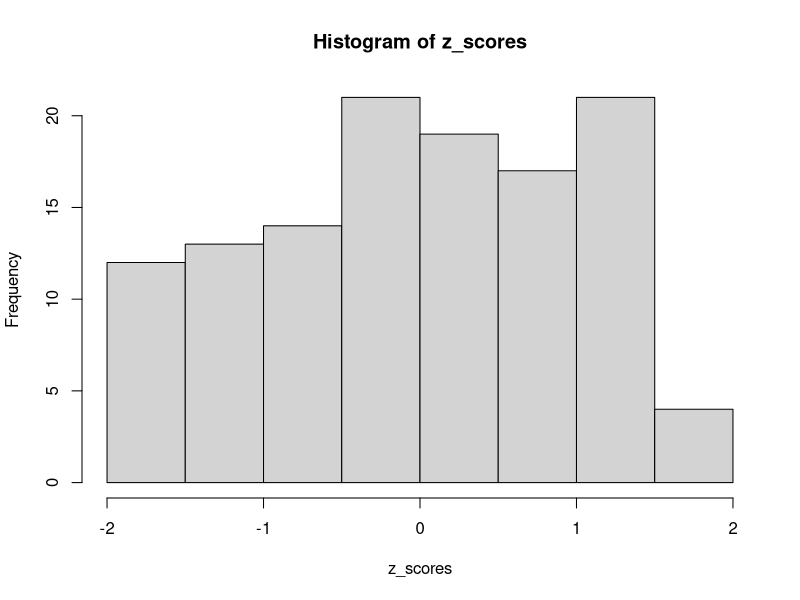
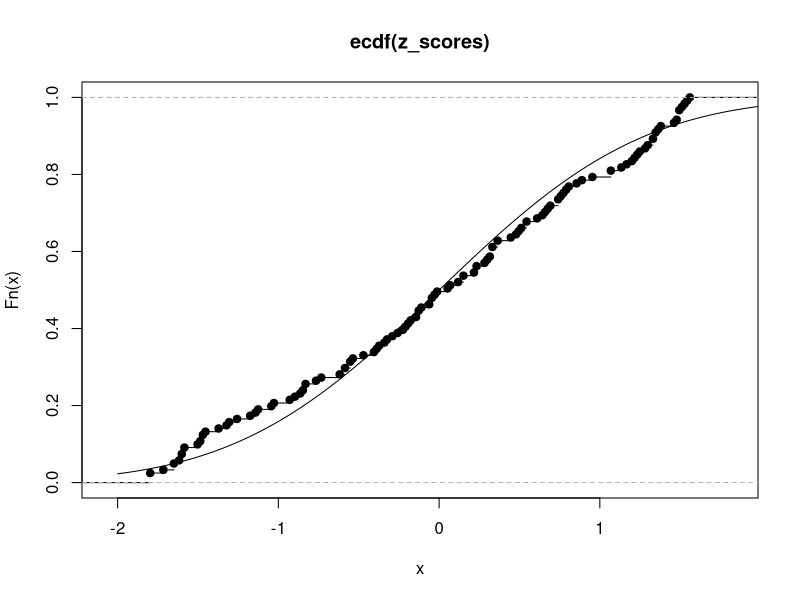

Write R code to recreate these figures, in order.
# A doctor at a diabetes clinic wants to know how well newly diagnosed insulin-dependent patients manage the
# difficult task of regulating their blood sugar levels. The doctor measured the blood sugar levels (BSL) of n = 121
# patients when they visited the clinic for their first examination after their initial diagnosis. The first question the
# doctor wants to answer is whether the BSL levels are normally distributed, as this will determine if he should use
# parametric or non-parametric statistics tests (we will do more assumption checking in the next practical). The
# data are given in the BSL.csv data file.

bsl_data <- read.csv("BSL.csv")
View(bsl_data)

# The procedure in R to fit a continuous probability distribution, in this case the normal distribution, using the
# Chi-squared goodness-of-fit is as follows:

# 1) If the parameter is not assumed to be equal to a specific value, estimate the parameter (in this case μ and σ)
# using the sample mean and sample standard deviation. The maximum likelihood estimate of μ is just the sample mean and
# the maximum likelihood estimate of σ is the sample standard deviation.
mean_bsl <- mean(bsl_data$BSL)
mean_bsl

sd_bsl <- sd(bsl_data$BSL)
sd_bsl

# 2) Standardise each observed data value to create z-scores.
# z = (x - μ) / σ
z_scores <- (bsl_data$BSL - mean_bsl) / sd_bsl
z_scores

hist(z_scores)
summary(z_scores)

# 3) Group the z-scores into classes, called bins, all of equal class width. There must be sufficient sample size
# in each bin for the test to be valid. For this example, create bins for the majority of the standard normal
# distribution in increments of 0.5, using the cut() function. Because the expected frequencies in the tail
# areas are small, combine cells to conform to the requirement that the expected frequencies must be at least
# # 5. Also, combine the observed frequencies cells at the extremes if these cells have a frequency of zero.

z_breaks <- seq(-2, 2, by = 0.5)
bins <- cut(z_scores, breaks = z_breaks)
observed <- table(bins)
# observed[length(observed) - 1] <- observed[length(observed) - 1] + observed[length(observed)]
# observed <- observed[-length(observed)]
# observed

# 4) For each bin/class interval (a, b), calculate the P(a < Z < b) = P(Z < b) - P(Z < a) using the pnorm() function.
z_exp <- numeric(0) # Create an empty vector to store the expected probabilities
for (i in 1:abs(length(z_breaks)) - 1) {
  z_exp[i] <- pnorm(z_breaks[i + 1]) - pnorm(z_breaks[i])
}

# To ensure that the probabilities all add to 1, we must include the two tail areas.
# Add P(Z < -2) to P(-2 < Z < -1.5), i.e., the first class interval.
# Add P(Z > 2) to P(1.5 < Z < 2), i.e., the last class interval.
z_exp[1] <- z_exp[1] + pnorm(z_breaks[1]) # Add P(Z < -2) to P(-2 < Z < -1.5)
z_exp[8] <- z_exp[8] + pnorm(z_breaks[1]) # Add P(Z > 2) to P(1.5 < Z < 2)

z_exp
sum(z_exp)

# 5) Perform a chi-squared test using the chisq.test() function.
chi_squared_test <- chisq.test(x = observed, p = z_exp)
chi_squared_test

# 6) Check that the minimum expected frequencies >= 5.
str(chi_squared_test)
min(chi_squared_test$expected)

# 7) Calculate the p-value for the test statistic.
length(z_exp)
p_value <- 1 - pchisq(chi_squared_test$statistic, length(z_exp) - 1 - 1 - 1)  # Subtract 1 for the degrees of freedom
p_value

# 8) Interpret the results.
# Since the p-value is 0.01018589, which is less than 0.05, we reject the null hypothesis that the data follow a normal distribution.
# We can conclude that the data do not seem to follow a normal distribution. This means that the doctor should use non-parametric

## Empirical Cumulative Distribution Function (ECDF) plot
# The ECDF plot is a visual representation of the empirical cumulative distribution function of the data.
# The empirical cumulative distribution function (ECDF) is a step function that displays all the observed data values
# (x-axis) of a continuous random variable from lowest to highest against their percentiles (y-axis). The function
# assigns the probability 1/n to each value in the sample and computes the proportion of the sample at or below that
# value.

# Exercise 3
# 1) Plot the ecdf of the standardized BSL data using the ecdf() function.
ecdf_bsl <- ecdf(z_scores)
ecdf_bsl

plot(ecdf_bsl)  # Plot the ECDF of the standardized BSL data

# 2) Add the curve of the standard normal CDF to the plot using the function: curve(pnorm, from = −2, to = 2,add = T)
curve(pnorm, from=-2, to=2, add=T)  # Add the theoretical CDF of the standard normal distribution

# 3) Comment on the results.
# The ECDF plot of the standardized BSL data does not follow the S-shaped curve of the standard normal distribution.
# This indicates that the data are not normally distributed. The ECDF plot provides a visual confirmation of the results
# obtained from the chi-squared goodness-of-fit test.


